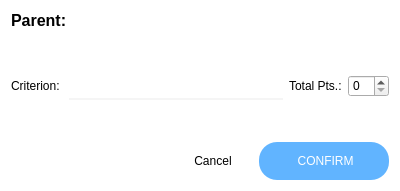
<?xml version="1.0" encoding="UTF-8"?>
<ui version="4.0">
 <class>CriterionDialog</class>
 <widget class="QWidget" name="CriterionDialog">
  <property name="geometry">
   <rect>
    <x>0</x>
    <y>0</y>
    <width>400</width>
    <height>191</height>
   </rect>
  </property>
  <property name="windowTitle">
   <string>Form</string>
  </property>
  <property name="styleSheet">
   <string notr="true">#CriterionDialog
{
        background: white;
}

QLabel {
        text-transform: capitalize;
}

#title {
        text-transform: capitalize;
        font-size: 16px;
        font-weight: bold;
}

QLineEdit, QTextEdit {
        border: none;
        border-bottom: 2px solid rgba(0,0,0,10);
        outline:none;
        padding: 5px;
}

QLineEdit::focus, QTextEdit::focus {
        border: none;
        border-bottom: 2px solid lightgray;
        outline:none;
}

#cancel_btn {
        border:none;
        background:transparent;
        color: black;
        text-transform: uppercase;
        width: 80px;
        height: 18px;
}

#ok_btn {
        border:none;
        text-transform: uppercase;
        padding: 10px;
        padding-left: 15px;
        padding-right: 15px;
        border-radius: 18px;
        color: white;
        background: #61b4ff;
        width: 100px;
        height: 18px;
}

#warning, #info {
        border:none;
        text-transform: capitalize;
        padding: 10px;
        border-radius: 3px;
        color: white;
        text-align: center;
}

#warning {
        background: #f39c12;
}

#info {
        background: #61b4ff;
}

#select_folder {
        background: white;
        border: 1px solid lightgray;
        border-radius: 3px;
        padding: 10px;
        padding-top: 20px;
        padding-bottom: 20px;
}</string>
  </property>
  <layout class="QVBoxLayout" name="verticalLayout">
   <item>
    <widget class="QLabel" name="title">
     <property name="text">
      <string>Parent:</string>
     </property>
    </widget>
   </item>
   <item>
    <spacer name="verticalSpacer">
     <property name="orientation">
      <enum>Qt::Vertical</enum>
     </property>
     <property name="sizeHint" stdset="0">
      <size>
       <width>20</width>
       <height>40</height>
      </size>
     </property>
    </spacer>
   </item>
   <item>
    <layout class="QHBoxLayout" name="horizontalLayout">
     <property name="topMargin">
      <number>20</number>
     </property>
     <property name="bottomMargin">
      <number>20</number>
     </property>
     <item>
      <widget class="QLabel" name="name_label">
       <property name="text">
        <string>Criterion: </string>
       </property>
      </widget>
     </item>
     <item>
      <widget class="QLineEdit" name="name"/>
     </item>
     <item>
      <widget class="QLabel" name="total_pts_label">
       <property name="text">
        <string>Total Pts.:</string>
       </property>
      </widget>
     </item>
     <item>
      <widget class="QSpinBox" name="grade"/>
     </item>
    </layout>
   </item>
   <item>
    <spacer name="verticalSpacer_2">
     <property name="orientation">
      <enum>Qt::Vertical</enum>
     </property>
     <property name="sizeHint" stdset="0">
      <size>
       <width>20</width>
       <height>40</height>
      </size>
     </property>
    </spacer>
   </item>
   <item>
    <layout class="QHBoxLayout" name="horizontalLayout_2">
     <item>
      <spacer name="horizontalSpacer">
       <property name="orientation">
        <enum>Qt::Horizontal</enum>
       </property>
       <property name="sizeHint" stdset="0">
        <size>
         <width>70</width>
         <height>20</height>
        </size>
       </property>
      </spacer>
     </item>
     <item>
      <widget class="QPushButton" name="cancel_btn">
       <property name="sizePolicy">
        <sizepolicy hsizetype="Minimum" vsizetype="Minimum">
         <horstretch>0</horstretch>
         <verstretch>0</verstretch>
        </sizepolicy>
       </property>
       <property name="maximumSize">
        <size>
         <width>16777215</width>
         <height>16777215</height>
        </size>
       </property>
       <property name="cursor">
        <cursorShape>PointingHandCursor</cursorShape>
       </property>
       <property name="text">
        <string>Cancel</string>
       </property>
       <property name="flat">
        <bool>true</bool>
       </property>
      </widget>
     </item>
     <item>
      <widget class="QPushButton" name="ok_btn">
       <property name="sizePolicy">
        <sizepolicy hsizetype="Minimum" vsizetype="Minimum">
         <horstretch>0</horstretch>
         <verstretch>0</verstretch>
        </sizepolicy>
       </property>
       <property name="maximumSize">
        <size>
         <width>16777215</width>
         <height>16777215</height>
        </size>
       </property>
       <property name="cursor">
        <cursorShape>PointingHandCursor</cursorShape>
       </property>
       <property name="text">
        <string> CONFIRM</string>
       </property>
       <property name="icon">
        <iconset resource="resources.qrc">
         <normaloff>:/misc/res/confirm.png</normaloff>:/misc/res/confirm.png</iconset>
       </property>
       <property name="iconSize">
        <size>
         <width>16</width>
         <height>16</height>
        </size>
       </property>
       <property name="default">
        <bool>true</bool>
       </property>
       <property name="flat">
        <bool>true</bool>
       </property>
      </widget>
     </item>
    </layout>
   </item>
  </layout>
 </widget>
 <resources>
  <include location="resources.qrc"/>
 </resources>
 <connections/>
</ui>
